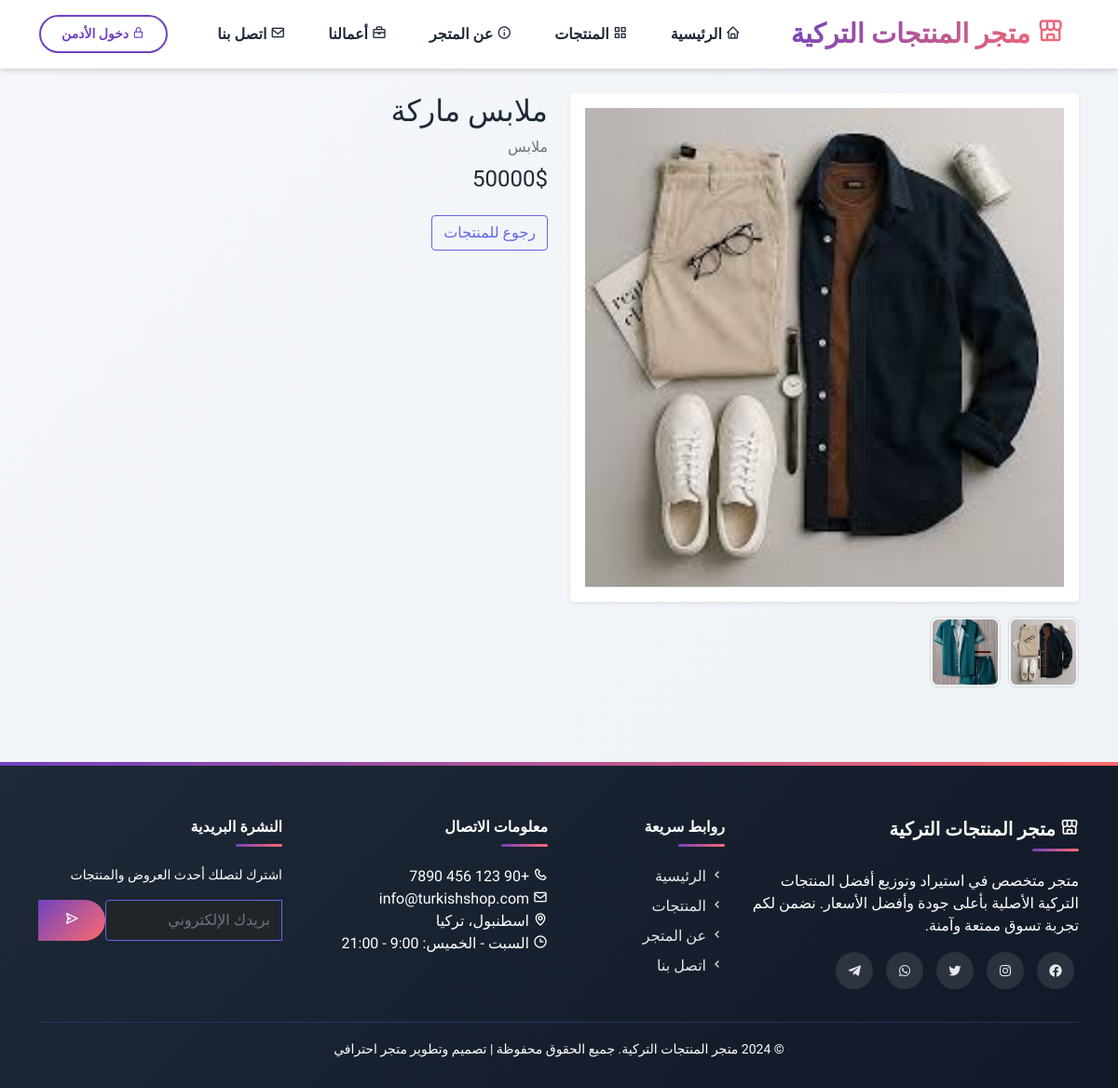
Page /product/11 on the committed database.
### tables this page shows
CREATE TABLE products (
            id INTEGER PRIMARY KEY AUTOINCREMENT,
            name TEXT NOT NULL,
            description TEXT,
            price REAL NOT NULL,
            image TEXT
        , category TEXT DEFAULT 'عام', old_price REAL DEFAULT 0);

CREATE TABLE product_images (
            id INTEGER PRIMARY KEY AUTOINCREMENT,
            product_id INTEGER NOT NULL,
            filename TEXT NOT NULL,
            FOREIGN KEY(product_id) REFERENCES products(id) ON DELETE CASCADE
        );

### app.py (the view)
@app.route("/product/<int:pid>")
def product_detail(pid):
    conn = get_db()
    cursor = conn.cursor()
    placeholder = get_placeholder()
    cursor.execute(f"SELECT * FROM products WHERE id = {placeholder}", (pid,))
    item = cursor.fetchone()
    cursor.execute(f"SELECT id, filename FROM product_images WHERE product_id = {placeholder} ORDER BY id", (pid,))
    imgs = cursor.fetchall()
    conn.close()
    if not item:
        flash("المنتج غير موجود.", "danger")
        return redirect(url_for("products"))
    main_image = item["image"] if item["image"] else (imgs[0]["filename"] if imgs else None)
    return render_template("product_detail.html", p=item, images=imgs, main_image=main_image)

### app.py (called while the page is built)
def get_db():
    if USE_POSTGRES:
        database_url = os.environ.get('DATABASE_URL')
        conn = psycopg2.connect(database_url)
        conn.cursor_factory = RealDictCursor
        return conn
    else:
        conn = sqlite3.connect(DB_PATH, timeout=20, check_same_thread=False)
        conn.row_factory = lambda cursor, row: {col[0]: row[i] for i, col in enumerate(cursor.description)}
        return conn

def get_placeholder():
    return '%s' if USE_POSTGRES else '?'

### templates/product_detail.html (shortened to what this page needs)
{% extends "base.html" %}
{% block content %}
<div class="container my-4">
  {% if p %}
  <div class="row g-4">
    <div class="col-md-6">
      {% if main_image %}
      <div class="card border-0 shadow-sm rounded-4 mb-3">
        <div class="ratio ratio-1x1">
          <img src="{{ url_for('uploaded_file', filename=main_image) }}" alt="{{ p.name }}" class="main-img object-fit-contain p-3 rounded-4" style="width:100%;height:100%;cursor:zoom-in;">
        </div>
      </div>
      {% else %}
      <div class="text-muted text-center py-5">لا توجد صورة</div>
      {% endif %}
      {% if images and images|length > 0 %}
      <div class="d-flex gallery-thumbs">
        {% for im in images %}
        <button type="button" class="thumb" data-src="{{ url_for('uploaded_file', filename=im.filename) }}">
          <img src="{{ url_for('uploaded_file', filename=im.filename) }}" alt="">
        </button>
        {% endfor %}
      </div>
      {% endif %}
    </div>
    <div class="col-md-6">
      <h2 class="mb-2">{{ p.name }}</h2>
      <div class="mb-2 text-muted">{{ p.category or '—' }}</div>
      <div class="h4">{{ '%.0f'|format(p.price) }}$</div>
      <a class="btn btn-outline-secondary mt-3" href="{{ url_for('products') }}">رجوع للمنتجات</a>
    </div>
  </div>
  {% else %}
    <div class="alert alert-danger">المنتج غير موجود.</div>
  {% endif %}
</div>
{% endblock %}

### static/assets/css/templatemo.css (style rules this page uses)
html { font-family: 'Open Sans', sans-serif; }
p, a { font-weight: 400; }

### templates/base.html (style rules this page uses)
:root { --primary-color: #6f42c1; --primary-dark: #5a32a3; --primary-light: #8b5cf6; --secondary-color: #ff6b6b; --secondary-dark: #ff5252; --success-color: #10b981; --danger-color: #ef4444; --warning-color: #f59e0b; --dark-color: #1f2937; --light-color: #f9fafb; --gray-color: #6b7280; --transition: all 0.4s cubic-bezier(0.4, 0, 0.2, 1); --shadow-sm: 0 1px 2px 0 rgba(0, 0, 0, 0.05); --shadow-md: 0 4px 6px -1px rgba(0, 0, 0, 0.1), 0 2px 4px -1px rgba(0, 0, 0, 0.06); --shadow-lg: 0 10px 15px -3px rgba(0, 0, 0, 0.1), 0 4px 6px -2px rgba(0, 0, 0, 0.05); --shadow-xl: 0 20px 25px -5px rgba(0, 0, 0, 0.1), 0 10px 10px -5px rgba(0, 0, 0, 0.04); --shadow-hover: 0 25px 35px -12px rgba(111, 66, 193, 0.3); }
* { margin: 0; padding: 0; box-sizing: border-box; }
body { font-family: 'Cairo', 'Tahoma', sans-serif; background: linear-gradient(135deg, #f5f7fa 0%, #eef2f6 100%); padding-top: 76px; min-height: 100vh; color: var(--dark-color); }

### templates/product_detail.html (style rules this page uses)
.gallery-thumbs { gap:.5rem;flex-wrap:wrap }
.gallery-thumbs button { background:none;border:1px solid rgba(0,0,0,.1);border-radius:8px;padding:2px;cursor:pointer }
.gallery-thumbs img { width:70px;height:70px;object-fit:cover;border-radius:6px;display:block }

### rows in the picture
products: image (picture), name "ملابس ماركة", category "ملابس", price "50000"
product_images: filename (picture)
product_images: filename (picture)
